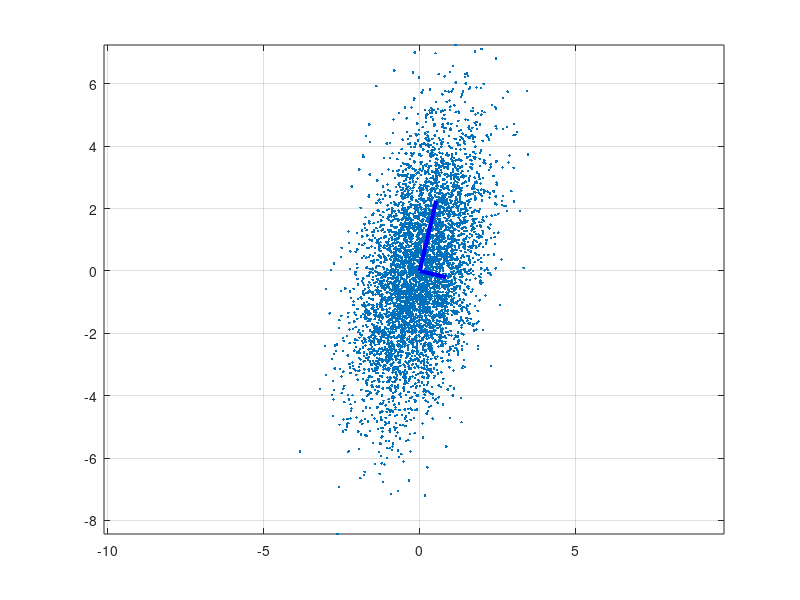

Here is the MATLAB script that generated this plot:
clc;
clear;
close all;

X=mvnrnd([0 0],[1 1; 1 5],5000);

[V, Y, s]=pca(X);

V(:,1)=sqrt(s(1))*V(:,1);
V(:,2)=sqrt(s(2))*V(:,2);

figure;
plot(X(:,1),X(:,2),'.');
hold on;
plot([0 V(1,1)],[0 V(2,1)],'b','LineWidth',3);
plot([0 V(1,2)],[0 V(2,2)],'b','LineWidth',3);

axis equal;
grid on;



